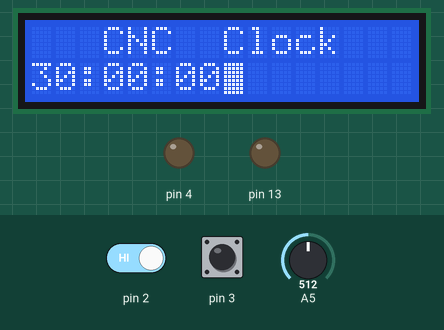
A sketch run on a simulated Arduino Uno, built with avr-gcc and run on an emulated ATmega328P. Shown: 16×2 character LCD, output pins drawn as LEDs (lit = HIGH). The inputs (shaded band) are chosen by the test bench; at power-on: pin 2 HIGH, pin 3 HIGH, A5 = 512.

Above: at 1.2 s.
1.3 s: pin 2 driven LOW
At 1.7 s:
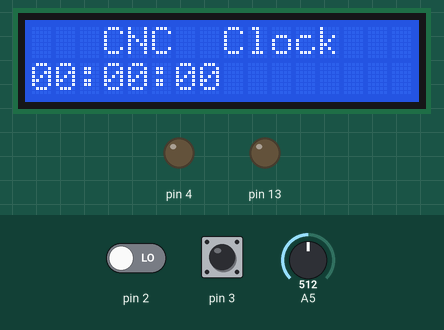
At 2.5 s:
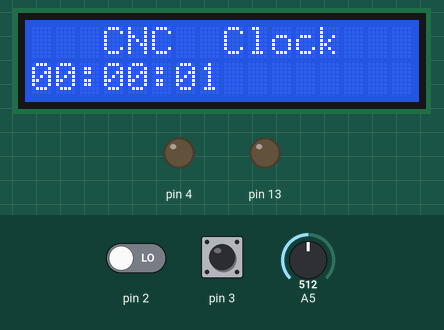
Timing chart, 0 to 4.3 s (numbered marks = the images above; inputs shaded):
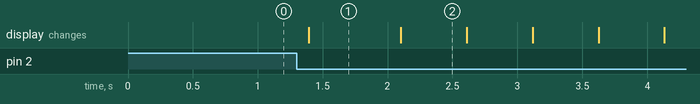

The sketch:

Clock_Generator.ino
```cpp
#include <LiquidCrystal.h>
#include <TimerOne.h>

LiquidCrystal lcd( 10, 9, 8, 7, 6, 5 );

// ---Time process parameter -----------
typedef struct sTime
{
    int Hour, Min, Sec;
    int H1, H2, M1, M2;
};

String StrData = "";

String timeTemp;
String HourStr = "00";
String MinStr = "00";
String SecStr = "00";

String MinStrTemp = "";

sTime itime = { 0, 0, 0,
                0, 0, 0, 0 };
sTime itimeSet = { 0, 0, 0,
                   0, 0, 0, 0};

// ---Time process parameter end -----------

// ---Debounce parameter -----------
volatile boolean SetSW = false;
volatile int digitCnt = 0;

long debouncing_time1 = 400; //Debouncing Time in Milliseconds
volatile unsigned long last_micros1;
long debouncing_time2 = 400; //Debouncing Time in Milliseconds
volatile unsigned long last_micros2;
// ---Debounce parameter End -----------

boolean updateFlag = true;

void setup()
{
    Serial.begin( 115200 );
    lcd.begin( 16, 2 );

    pinMode( 2, INPUT );
    pinMode( 3, INPUT );

    pinMode( 4, OUTPUT );
    pinMode( 13, OUTPUT );

    Timer1.initialize( 500000 );
    Timer1.attachInterrupt( timerIsr );
    attachInterrupt( 0, debounceInterrupt1, FALLING );
    attachInterrupt( 1, debounceInterrupt2, FALLING );
    lcd.print( "   CNC  Clock" );
}

int x1 = 0;
int x2 = 0;
String str;

void loop()
{
    if( SetSW )
        Clock();
    else
        SetClock();
}

void SetClock()
{
    int timeValue = analogRead( A5 );
    timeValue = map( timeValue, 0, 1023, 0, 7 );
    SetNum( timeValue );
    lcd.setCursor( 0, 1 );
    lcd.blink();

    String timeSetStr = int2string(itimeSet.Hour) + ":" +
                        int2string(itimeSet.Min) + ":" +
                        int2string(itimeSet.Sec);

    lcd.print( timeSetStr );

    delay(100);
}

void SetNum( int value )
{

    switch( digitCnt )
    {
        case 0:
        {
            if( updateFlag )
            {
                itimeSet = itime;
                updateFlag = false;
            }
            int HourTemp = itimeSet.Hour % 10;
            itimeSet.Hour = ( value*10 ) + HourTemp;
            break;
        }
        case 1:
        {
            int HourTemp = itimeSet.Hour / 10;
            itimeSet.Hour = value + HourTemp*10;
            break;
        }
        case 2:
        {
            int MinTemp = itimeSet.Min % 10;
            itimeSet.Min = ( value*10 ) + MinTemp;
            break;
        }
        case 3:
        {
            int MinTemp = itimeSet.Min / 10;
            itimeSet.Min = value + MinTemp*10;
            break;
        }
        case 4:
        {
            int SecTemp = itimeSet.Sec % 10;
            itimeSet.Sec = ( value*10 ) + SecTemp;
            break;
        }
        case 5:
        {
            int SecTemp = itimeSet.Sec / 10;
            itimeSet.Sec = value + SecTemp*10;
            break;
        }
        case 6:
        {
            itime = itimeSet;
            SetUpdate();
            digitCnt = 0;
            updateFlag = true;
            SetSW = true;
            break;
        }

    }
}

String int2string( int x )
{
    if( x < 9 )  return "0" + String( x );
    else  return String( x );
}

void SetUpdate()
{
    HourStr = int2string( itime.Hour );
    MinStr = int2string( itime.Min );
    SecStr = int2string( itime.Sec );
}

void timerIsr()
{
    if( SetSW )  timeFunc();
}

//---------------- Debounce ----------------
void debounceInterrupt1()
{
  if((long)(micros() - last_micros1) >= debouncing_time1 * 1000)
  {
    SW1Func();
    last_micros1 = micros();
  }
}

void debounceInterrupt2()
{
  if((long)(micros() - last_micros2) >= debouncing_time2 * 1000)
  {
    SW2Func();
    last_micros2 = micros();
  }
}

void SW1Func()
{
    SetSW = !SetSW;
}

void SW2Func()
{
    if( ~SetSW )
    {
        if( digitCnt > 6 )  digitCnt = 0;
        digitCnt++;
    }
}

//---------------- Debounce End ----------------

//---------------- Time Process ----------------
void Clock()
{
    lcd.noBlink();
    digitalWrite( 13, LOW );
    lcd.setCursor( 0, 1 );
    timeTemp = HourStr + ":" + MinStr + ":" + SecStr;

    lcd.print( timeTemp );

    if( MinStr != MinStrTemp )
    {
        SentData();
        MinStrTemp = MinStr;
    }
    delay(100);
}

void SentData()
{
    if( Serial.available()>0 )
    {
        StrData = Serial.readString();
        if( StrData == "OK" )
            Serial.print( timeTemp );
    }
}

void showTime()
{
    Serial.print( itime.Hour );
    Serial.print( " : " );
    Serial.print( itime.Min );
    Serial.print( " : " );
    Serial.print( itime.Sec );
    Serial.println();
}

void timeFunc()
{
    if( itime.Hour >= 24 )
    {
        itime.Hour = 0;
        HourStr = "00";
    }

    if( itime.Min >= 60 )
    {
        itime.Min = 0;
        MinStr = "00";
        itime.Hour++;
        if( itime.Hour < 10 )
            HourStr = "0" + String( itime.Hour );
        else
            HourStr = String( itime.Hour );
    }

    if( itime.Sec >= 60 )
    {
        itime.Sec = 0;
        SecStr = "00";
        itime.Min++;
        if( itime.Min < 10 )
            MinStr = "0" + String( itime.Min );
        else
            MinStr = String( itime.Min );
    }

    if( itime.Sec < 10 )
        SecStr = "0" + String( itime.Sec );
    else
        SecStr = String( itime.Sec );

    itime.Sec++;
}
//---------------- Time Process  End ----------------
```

Measured:
- after the input at 1.3 s, the display: changes after 0.09 s (image 1)
- what the display in image 1 shows lasts 0.7 s, from 1.4 s to 2.1 s
- what the display in image 2 shows lasts 0.5 s, from 2.1 s to 2.6 s
